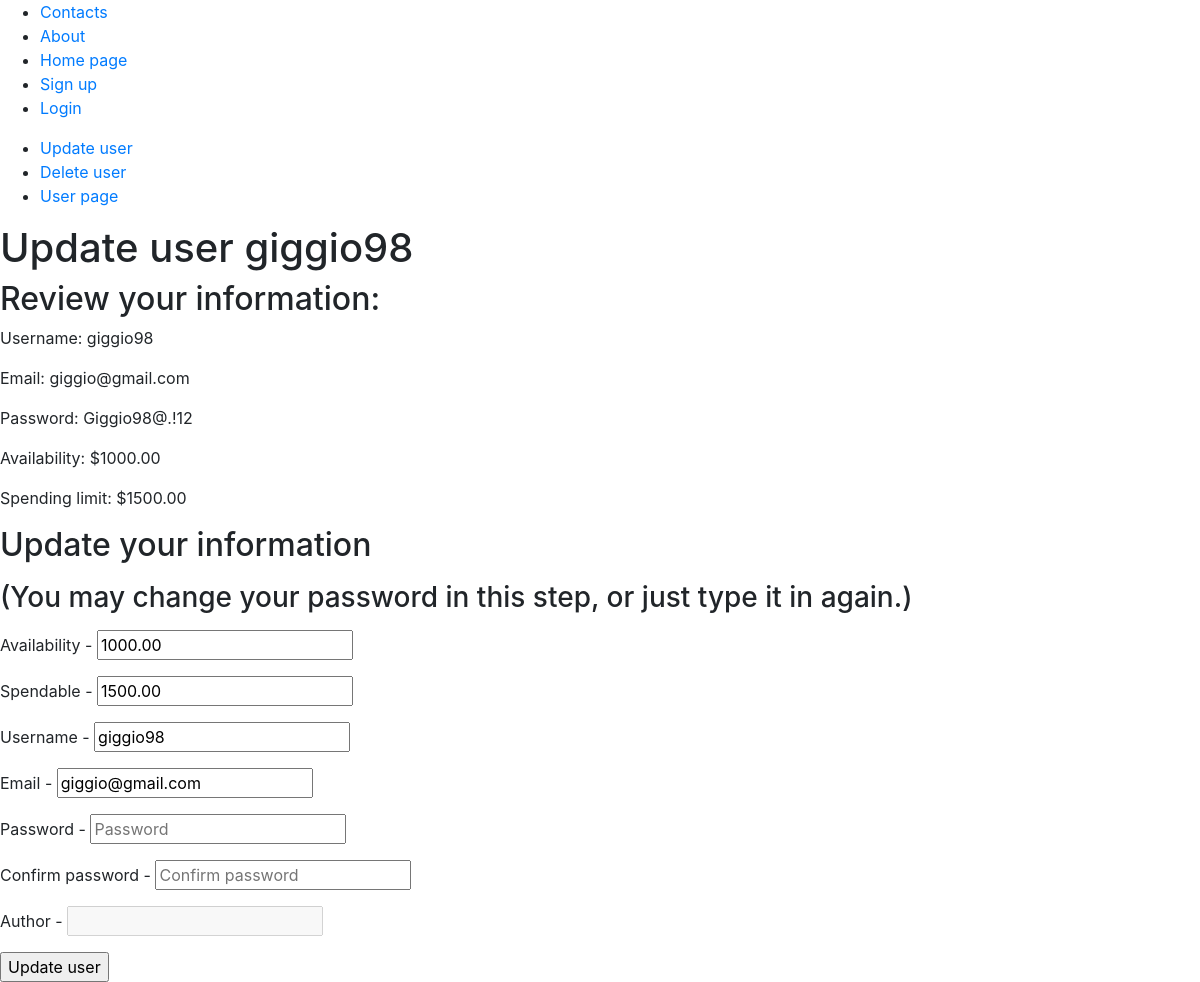
/user/giggio98/update, run on an earlier commit of the app's database.
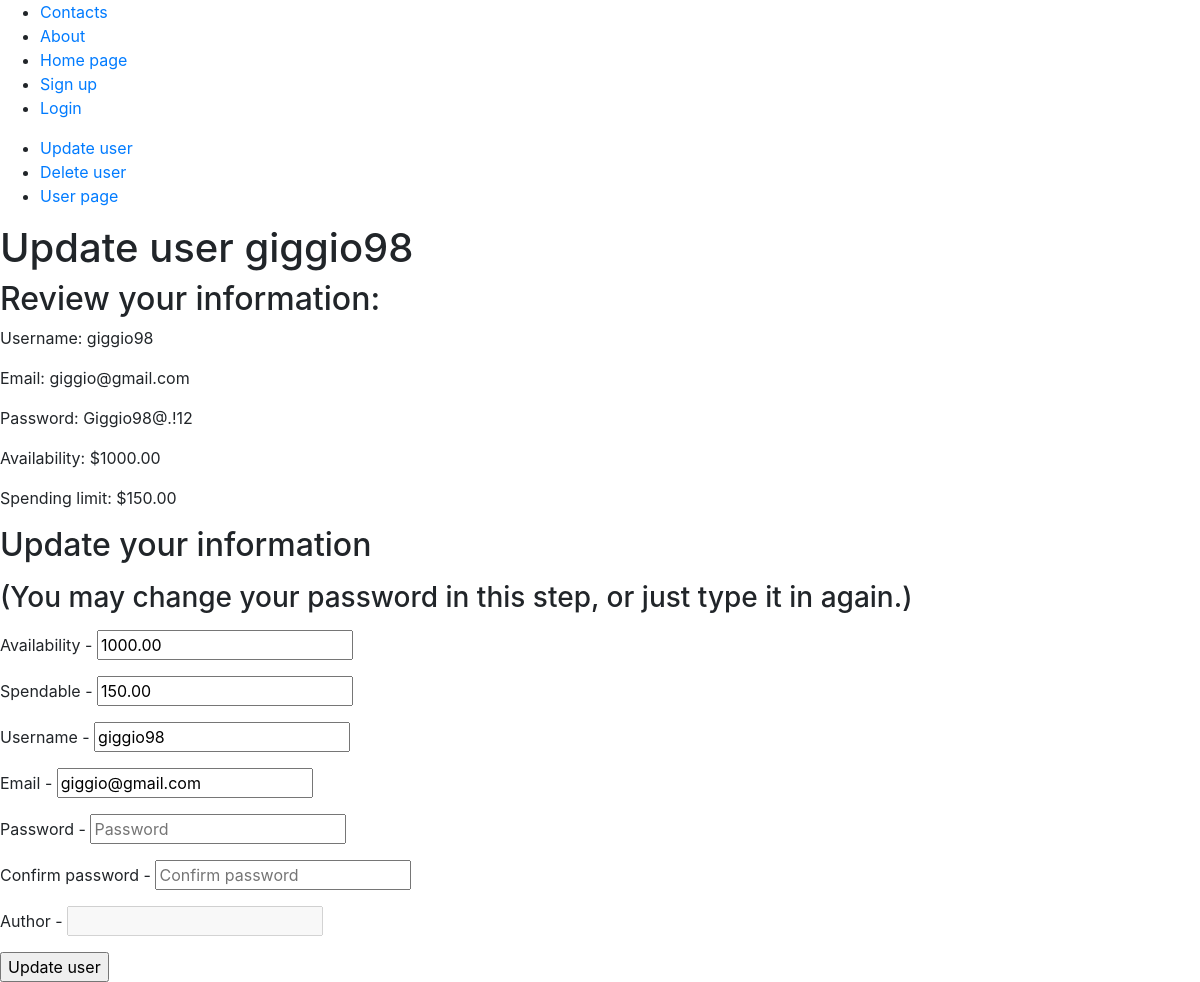
And on a later commit of the database.
### members/models.py (models this page shows, shortened)
class Member(models.Model):
    username = models.CharField(max_length=256, validators=[MinLengthValidator(8)])
    email = models.EmailField(max_length=256)
    password = models.CharField(max_length=512, validators=[MinLengthValidator(8)])
    availability = models.DecimalField(max_digits=10000, decimal_places=2)
    spendable = models.DecimalField(max_digits=10000, decimal_places=2, db_column='spending')
    author = models.CharField(max_length=256, default='')

### members/views.py (the view)
# urls.py: path('user/<str:username>/update', update_member_view, name='update_member_view'),     # user.views
def update_member_view(request, username):
    obj = get_object_or_404(Member, username=username)
    form = MemberForm(instance=obj)
    if request.method == "POST":
        form = MemberForm(request.POST, instance=obj)
        if form.is_valid():
            form.save()
            return redirect(reverse('update_success_view'))
    context = {
        "obj": obj,
        "form": form
    }
    return render(request, "member/update_member.html", context)

### customFilters/templatetags/myFilters.py (called while the page is built)
@register.filter(name='intoSpace')
def intoSpace(value, arg):
    return value.replace(arg, ' ')

### templates/member/update_member.html (shortened to what this page needs)
{% extends 'html/base.html' %}
{% load myFilters%}
{% block body_content %}
{% include 'html/navbar.html' %}
{% include 'html/user_ops.html' %}
<h1>Update user {{ obj.username }}</h1>
<h2>Review your information:</h2>
<p>Username: {{ obj.username }}</p>
<p>Email: {{ obj.email }}</p>
<p>Password: {{ obj.password }}</p>
<p>Availability: ${{ obj.availability }}</p>
<p>Spending limit: ${{ obj.spendable }}</p>
<p>
    <h2>Update your information</h2>
</p>
<p>
    <h3>(You may change your password in this step, or just type it in again.)</h3>
</p>
<form method="POST">{% csrf_token %}
    {% for field in form %}
    <p> {{ field.name|capfirst|intoSpace:'_' }} - {{ field }} </p>
    {% endfor %}
    <input type="submit" value="Update user" />
</form>
{% endblock %}

What changed in the data, as far as the page shows it:
changed Member "giggio98": spendable "1500.00" → "150.00"
Also different on the page:
form field spendable: "1500.00" → "150.00"
